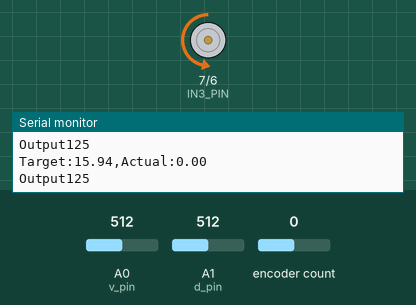
Bench run of a sketch on a simulated Arduino Uno, built with avr-gcc and run on an emulated ATmega328P. On the bench: motor-driver pin pairs drawn as motors (green arrow = first pin HIGH = forward, orange = second pin HIGH = backward, longer = more drive, scaled by the enable pin), the last lines printed to the serial monitor. Inputs (shaded band) come from the test bench; at power-on: encoder count 0, A0 (v_pin) = 512, A1 (d_pin) = 512.

Above: at 1.2 s.
1.3 s: encoder count set to 1
At 2.6 s:
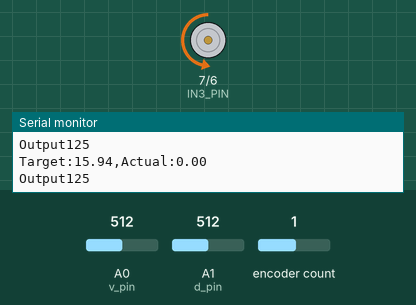
2.9 s: A0 (v_pin) set to 716
At 3.8 s:
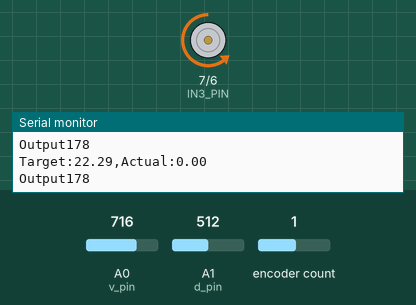
4.4 s: A1 (d_pin) set to 716
At 4.9 s:
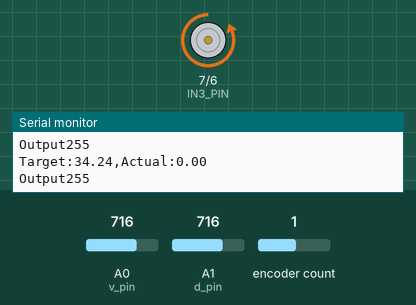
5.9 s: encoder count set to 5
At 7.2 s:
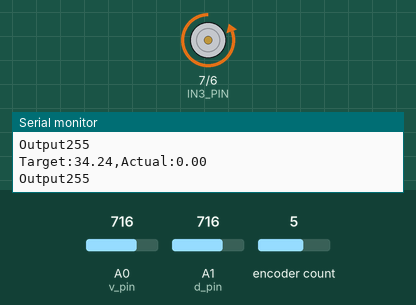
7.5 s: A1 (d_pin) set to 122
At 8.5 s:
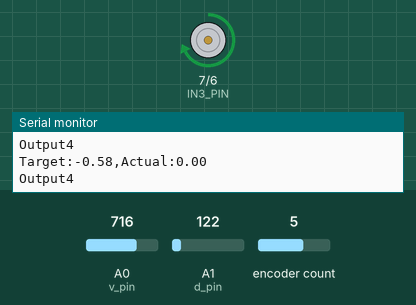
9.0 s: A0 (v_pin) set to 306
At 9.6 s:
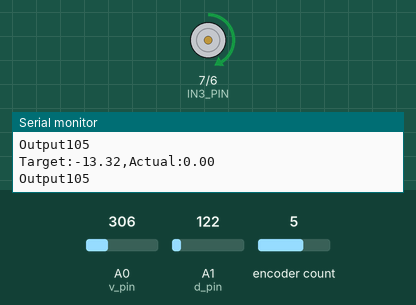
Timing chart, 0 to 11.5 s (numbered marks = the images above; inputs shaded):
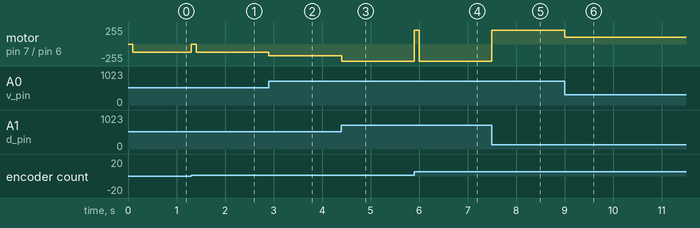

Measured:
- after the input at 1.3 s, motor on pin 7 (IN3_PIN) / pin 6 (IN4_PIN): backward 125/255 → backward 4/255 at once, → backward 125/255 0.10 s later
- after the input at 2.9 s, motor on pin 7 (IN3_PIN) / pin 6 (IN4_PIN): backward 125/255 → backward 178/255 at once
- after the input at 4.4 s, motor on pin 7 (IN3_PIN) / pin 6 (IN4_PIN): backward 178/255 → backward 255/255 at once
- after the input at 5.9 s, motor on pin 7 (IN3_PIN) / pin 6 (IN4_PIN): backward 255/255 → forward 206/255 at once, → backward 255/255 0.10 s later
- after the input at 7.5 s, motor on pin 7 (IN3_PIN) / pin 6 (IN4_PIN): backward 255/255 → forward 206/255 at once
- after the input at 9.0 s, motor on pin 7 (IN3_PIN) / pin 6 (IN4_PIN): forward 206/255 → forward 105/255 at once

The sketch:

DifferentialDrive.ino
```cpp
#include "Constants.h"
#include "PID.h"

// --- CONFIGURATION ---
// Set this to true for Left Motor code, false for Right Motor code
const bool isLeftMotor = true;
// ---------------------

// STATIC ALLOCATION
// We use the ternary operator (?) to set the direction based on the config above.
PID motorPID(isLeftMotor ? -1 : 1, 2.0, 0.0, 0.0);

void setup() {
  Serial.begin(9600);

  pinMode(EN_PIN, OUTPUT);
  pinMode(IN3_PIN, OUTPUT);
  pinMode(IN4_PIN, OUTPUT);

  // Initializing motor state
  digitalWrite(IN3_PIN, LOW);
  digitalWrite(IN4_PIN, LOW);
  analogWrite(EN_PIN, 0);

}

void loop() {
  motorPID.calculate_output();
}
```

Constants.h
```cpp
#ifndef CONSTANTS_H
#define CONSTANTS_H

// Pin Definitions
#define EN_PIN 5
#define IN4_PIN 6
#define IN3_PIN 7

// Robot Physical Constants
#define R 0.05      // Radius of wheel in meters
#define AXL 0.2     // Axle length in meters
#define PPR 160     // Pulses per rotation
#define MAX_VEL 0.1665 // Max velocity in m/s

#endif
```

DCEnc.cpp
```cpp
#include "DCEnc.h"

// Initialize Encoder with pins 2 and 3
DCEnc::DCEnc() : myEnc(2, 3) {}

bool DCEnc::isUpdated() {
  if (millis() - lastTime >= samplingInterval)
    return true;
  else
    return false;
}

float DCEnc::calc_actual_rpm() {
  if (millis() - lastTime >= samplingInterval) {
    long newPos = myEnc.read();
    long pulseDiff = newPos - oldPos;
    lastTime = millis();
    oldPos = newPos;
    actual_rpm = ((pulseDiff * 60000.0) / (PPR * samplingInterval));
    return actual_rpm;
  }
  return actual_rpm;
}
```

DCEnc.h
```cpp
#ifndef DCENC_H
#define DCENC_H

#include <Arduino.h>
#include <Encoder.h>
#include "Constants.h"

class DCEnc {
  private:
    Encoder myEnc;
    long oldPos = 0;
    unsigned long lastTime = 0;
    float actual_rpm = 0;

  public:
    static const int samplingInterval = 100;

    // Pins 2 and 3 are hardcoded in the initializer list as per original files
    DCEnc();

    bool isUpdated();
    float calc_actual_rpm();
};

#endif
```

Input.cpp
```cpp
#include "Input.h"

Input::Input(int side) {
  this->side_multiplier = side;
}

void Input::init(int side) {
  this->side_multiplier = side;
}

float Input::map_float(float x, float in_min, float in_max, float out_min, float out_max) {
  return (x - in_min) * (out_max - out_min) / (in_max - in_min) + out_min;
}

void Input::map_dir() {
  dir = map_float(analogRead(d_pin), 0, 1023, 1.57, -1.57);
}

void Input::map_vel() {
  vel = (analogRead(v_pin) / 1023.0) * MAX_VEL;
}

void Input::calculate_omega() {
  map_dir();
  map_vel();

  // Unified formula:
  // Left (side -1): (vel + (-1 * ...)) -> (vel - ...)
  // Right (side 1): (vel + (1 * ...))  -> (vel + ...)
  omega = (vel + (side_multiplier * (AXL * dir) / 2)) / R;
}

float Input::calc_desired_rpm() {
  calculate_omega();
  desired_rpm = omega * 9.5493;
  return desired_rpm;
}
```

Input.h
```cpp
#ifndef INPUT_H
#define INPUT_H

#include <Arduino.h>
#include "Constants.h"

class Input {
  private:
    const int v_pin = A0; // Velocity pot pin
    const int d_pin = A1; // Direction pot pin
    float omega;
    float desired_rpm;
    float dir; // Direction in radians/second
    float vel; // Velocity in meters/second

    // Multiplier to distinguish Left (-1) vs Right (1) calculations
    int side_multiplier;

    // Helper function for float mapping
    float map_float(float x, float in_min, float in_max, float out_min, float out_max);

    void map_dir();
    void map_vel();
    void calculate_omega();

  public:
    Input() {}; // Default constructor

    // Constructor accepts side (-1 for Left, 1 for Right)
    Input(int side);

    // Initialization method if using default constructor (optional)
    void init(int side);

    float calc_desired_rpm();
};

#endif
```

PID.cpp
```cpp
#include "PID.h"

// Constructor implementation
// Initializes Input with the specific side (-1 or 1)
PID::PID(int side, float kp, float ki, float kd)
  : input(side), dcEnc(), Kp(kp), Ki(ki), Kd(kd) {
}

void PID::calc_error() {
  target_rpm = input.calc_desired_rpm();
  current_rpm = dcEnc.calc_actual_rpm();

  error = target_rpm - current_rpm;
}

void PID::calc_error_sum() {
  error_sum += error;
  if (error_sum >= 255) error_sum = 255;
  if (error_sum <= -255) error_sum = -255;
}

void PID::calc_error_diff() {
  error_diff = error - error_prev;
  error_prev = error;
}

void PID::debug() {
  Serial.print("Target:");
  Serial.print(target_rpm);
  Serial.print(",");
  Serial.print("Actual:");
  Serial.println(current_rpm);
  Serial.print("Output");
  Serial.println(u);
}

void PID::calculate_output() {
  if (!dcEnc.isUpdated()) return; // Only runs every 100ms

  calc_error();
  calc_error_sum();
  calc_error_diff();

  u = Kp * error + Ki * error_sum + Kd * error_diff;

  if (u >= 0) {
    digitalWrite(IN4_PIN, HIGH);
    digitalWrite(IN3_PIN, LOW);
  } else {
    digitalWrite(IN4_PIN, LOW);
    digitalWrite(IN3_PIN, HIGH);
    u = u * -1;
  }


  u=map(u,0,63,0,255); //63 was found to be the maximum possible value of u in my simulations

  u=constrain(u,0,255);

  analogWrite(EN_PIN, u);

  debug();
}
```

PID.h
```cpp
#ifndef PID_H
#define PID_H

#include <Arduino.h>
#include "Input.h"
#include "DCEnc.h"
#include "Constants.h"

class PID {
  private:
    Input input; // Generic Input object
    DCEnc dcEnc; // Generic Encoder object

    float Kp;
    float Ki;
    float Kd;

    float error;
    float error_diff;
    float error_prev = 0;
    float error_sum = 0;
    int u;

    float target_rpm = 0;
    float current_rpm = 0;

    void calc_error();
    void calc_error_sum();
    void calc_error_diff();
    void debug();

  public:
    // Constructor accepts side and specific PID constants
    PID(int side, float kp, float ki, float kd);

    void calculate_output();
};

#endif
```
